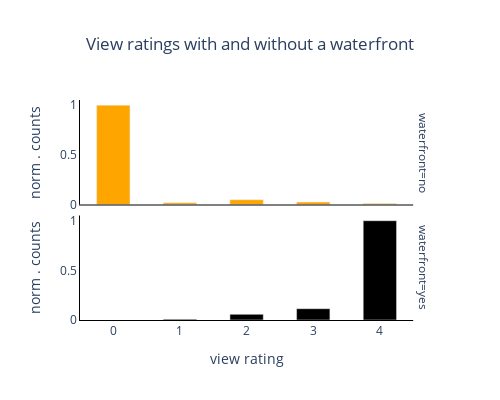

Notebook code for this chart:
### Markdown cell above
Create new df containing normalized counts per view rating for each waterfront category. This was needed, because the range of the y-axes were so different for the two groups.

### Code cell
#Normalized the view counts of the individual groups: No waterfront vs with waterfront. 
normalized_counts = non_normalized_counts = df_view.groupby(['waterfront', 'view']).size().reset_index(name='counts')
normalized_counts['normalized counts'] = non_normalized_counts.groupby('waterfront')['counts'].transform(lambda x: x / x.max())


#plotted them as sublots.
fig_distribution_view = px.bar(normalized_counts, x='view', y='normalized counts', 
                                color='waterfront',
                                title='View ratings with and without a waterfront',
                                category_orders = {'waterfront':['no','yes']},
                                color_discrete_map={'yes': 'black','no':'orange'},
                                facet_row='waterfront',
                                facet_row_spacing=0.05,
                                labels = {'view': 'view rating', 'normalized counts': 'norm . counts'}
                                )

fig_distribution_view.update_layout(title_x=0.5,
                                    width=500,
                                    height=400,
                                    showlegend=False,
                                    bargap=0.5,
                                    xaxis=dict(showline= True, linecolor='black'),
                                    xaxis2=dict(showline= True, linecolor='black'),
                                    yaxis=dict(showline= True, linecolor='black'),
                                    yaxis2=dict(showline=True, linecolor='black'),
                                    plot_bgcolor='rgba(0,0,0,0)')

fig_distribution_view

### Figure 1 — Plotly figure (JSON) as saved in the notebook; plotly's stock layout.template omitted (floating-point values rounded to 4 significant figures)
{"data": [{"alignmentgroup": "True", "hovertemplate": "waterfront=no<br>view rating=%{x}<br>norm . counts=%{y}<extra></extra>", "legendgroup": "no", "marker": {"color": "orange", "pattern": {"shape": ""}}, "name": "no", "offsetgroup": "no", "orientation": "v", "showlegend": true, "textposition": "auto", "type": "bar", "x": [0, 1, 2, 3, 4], "xaxis": "x2", "y": [1, 0.01676, 0.04786, 0.02428, 0.009595], "yaxis": "y2"}, {"alignmentgroup": "True", "hovertemplate": "waterfront=yes<br>view rating=%{x}<br>norm . counts=%{y}<extra></extra>", "legendgroup": "yes", "marker": {"color": "black", "pattern": {"shape": ""}}, "name": "yes", "offsetgroup": "yes", "orientation": "v", "showlegend": true, "textposition": "auto", "type": "bar", "x": [1, 2, 3, 4], "xaxis": "x", "y": [0.00813, 0.05691, 0.1138, 1], "yaxis": "y"}], "layout": {"annotations": [{"font": {}, "showarrow": false, "text": "waterfront=yes", "textangle": 90, "x": 0.98, "xanchor": "left", "xref": "paper", "y": 0.2375, "yanchor": "middle", "yref": "paper"}, {"font": {}, "showarrow": false, "text": "waterfront=no", "textangle": 90, "x": 0.98, "xanchor": "left", "xref": "paper", "y": 0.7625, "yanchor": "middle", "yref": "paper"}], "bargap": 0.5, "barmode": "relative", "height": 400, "legend": {"title": {"text": "waterfront"}, "tracegroupgap": 0}, "plot_bgcolor": "rgba(0,0,0,0)", "showlegend": false, "title": {"text": "View ratings with and without a waterfront", "x": 0.5}, "width": 500, "xaxis": {"anchor": "y", "domain": [0, 0.98], "linecolor": "black", "showline": true, "title": {"text": "view rating"}}, "xaxis2": {"anchor": "y2", "domain": [0, 0.98], "linecolor": "black", "matches": "x", "showline": true, "showticklabels": false}, "yaxis": {"anchor": "x", "domain": [0, 0.475], "linecolor": "black", "showline": true, "title": {"text": "norm . counts"}}, "yaxis2": {"anchor": "x2", "domain": [0.525, 1], "linecolor": "black", "matches": "y", "showline": true, "title": {"text": "norm . counts"}}}}
